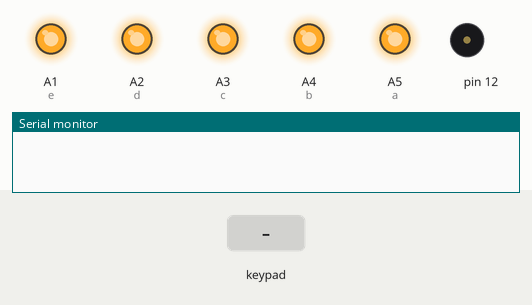
Recording of a sketch running on a simulated Arduino Uno, built with avr-gcc and run on an emulated ATmega328P. Parts: output pins drawn as LEDs (lit = HIGH), buzzer (waves = sounding), the last lines printed to the serial monitor. Dashed ring = blinking. Inputs (shaded band) come from the test bench.

Above: at 1.2 s.
1.3 s: key '1' pressed
At 1.4 s:
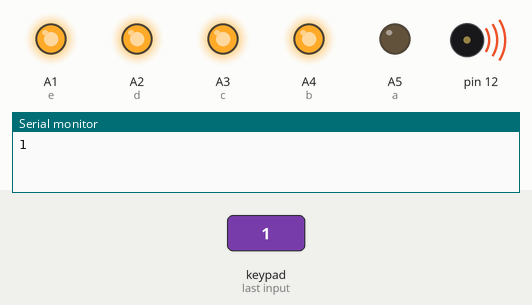
3.1 s: keypad keys 5 4 3 2 # pressed 0.4 s apart
At 6.2 s:
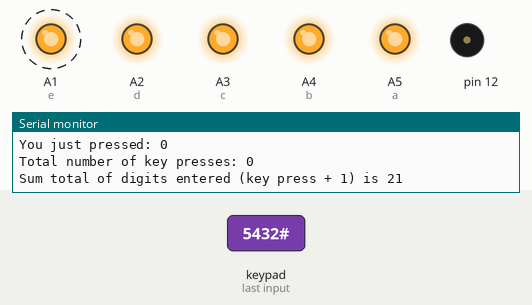
6.6 s: key '*' pressed
At 6.7 s:
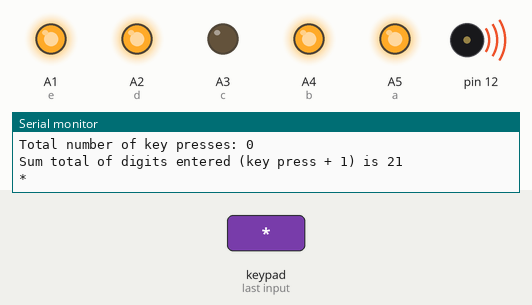
Timing chart, 0 to 9.6 s (numbered marks = the images above; inputs shaded):
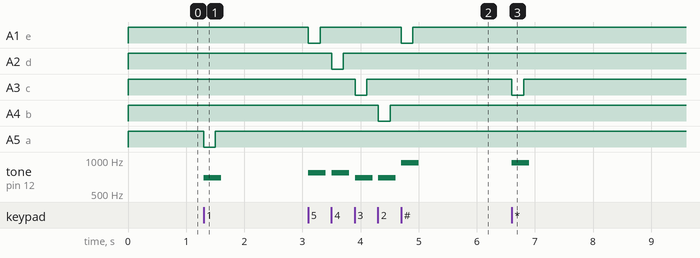

Measured:
- after the input at 1.3 s, A5 (a): HIGH → LOW at once, → HIGH 0.20 s later; tone on pin 12: silent → 697 Hz at once, → silent 0.30 s later
- after the input at 3.1 s, A1 (e): alternates HIGH for 1.4 s and LOW for 0.20 s, starting at once; A2 (d): HIGH → LOW after 0.40 s, → HIGH 0.20 s later
- after the input at 6.6 s, A3 (c): HIGH → LOW at once, → HIGH 0.20 s later; tone on pin 12: silent → 941 Hz at once, → silent 0.30 s later

The sketch:

telephone_keypad.ino
```cpp
//TelephoNOUS: Twisted Epiphanies.
//A collaborative digital media project by Travis Feldman, John Barber, and Marc Rose.
//November 2014-May 2015.
//Vancouver, WA and Portland, OR.
//This sketch will determine how Arduino interprets
//phone numbers entered via the touch-tone keypad;
//Two Arduino libraries are needed: Keypad and Tone.

/*Here's how the hardware connects:

Arduino Pins______________|  8  |  7  |  6  |
           |color of wires|
           |to keypad     |GREY |BLACK|WHITE|
    5      | ORANGE       | '1' | '2' | '3' |
    4      | YELLOW       | '4' | '5' | '6' |
    3      | RED          | '7' | '8' | '9' |
    2      | BROWN        | '*' | '0' | '#' |

*/

#include <Keypad.h>
#include <Tone.h>

int keyNumber = 0;
int keySum = 0;
int i = 0;
int num = 0;
int newnum;
int keyPressCounter = 0;

int a = A5;
int b = A4;
int c = A3;
int d = A2;
int e = A1;


Tone freq1;
Tone freq2;

const int DTMF_freq1[] = { 1336, 1209, 1336, 1477, 1209, 1336, 1477, 1209, 1336, 1477 };
const int DTMF_freq2[] = {  941,  697,  697,  697,  770,  770,  770,  852,  852,  852 };

const byte ROWS = 4; //four rows
const byte COLS = 3; //three columns
char keys[ROWS][COLS] = {
  {'1', '2', '3'},
  {'4', '5', '6'},
  {'7', '8', '9'},
  {'*', '0', '#'}
};
byte rowPins[ROWS] = {5, 4, 3, 2}; //connect to the row pinouts of the kpd
byte colPins[COLS] = {8, 7, 6}; //connect to the column pinouts of the kpd

Keypad kpd = Keypad (makeKeymap(keys), rowPins, colPins, ROWS, COLS );

String msg;

void setup() {
  Serial.begin(9600);

  pinMode(a, OUTPUT);
  pinMode(b, OUTPUT);
  pinMode(c, OUTPUT);
  pinMode(d, OUTPUT);
  pinMode(e, OUTPUT);

  freq1.begin(11);
  freq2.begin(12);

  msg = "";

}

void playDTMF(uint8_t number, long duration)
{
  freq1.play(DTMF_freq1[number], duration);
  freq2.play(DTMF_freq2[number], duration);
}

void loop() {

  digitalWrite(a, HIGH);
  digitalWrite(b, HIGH);
  digitalWrite(c, HIGH);
  digitalWrite(d, HIGH);
  digitalWrite(e, HIGH);

  char key = kpd.getKey();
  if (key) {
    switch (key)    //here we use SwitchCase statements http://www.arduino.cc/en/Reference/SwitchCase
    {
      case '*':

        {
          int keyNumber = 1;
        }
        msg = "*";
        Serial.println(msg);
        keyNumber = (msg.toInt() + 1);  //.toInt() function converts String to an integer
        playDTMF(0, 300);

        digitalWrite(c, LOW);
        delay(200);
        digitalWrite(c, HIGH);

        break;

      case '0':

        {
          int keyNumber = 1;
        }
        msg = "0";
        Serial.println(msg);
        keyNumber = (msg.toInt() + 1);
        playDTMF(0, 300);

        digitalWrite(a, LOW);
        delay(200);
        digitalWrite(a, HIGH);

        break;

      case '#':

        {
          int keyNumber = 1;
        }
        msg = "#";
        Serial.println(msg);
        keyNumber = (msg.toInt() + 1);
        playDTMF(0, 300);

        digitalWrite(e, LOW);
        delay(200);
        digitalWrite(e, HIGH);

        break;

      case '9':

        {
          int keyNumber = 10;
        }
        msg = "9";
        Serial.println(msg);
        keyNumber = (msg.toInt() + 1);
        playDTMF(9, 300);

        digitalWrite(d, LOW);
        delay(200);
        digitalWrite(d, HIGH);

        break;

      case '8':

        {
          int keyNumber = 9;
        }
        msg = "8";
        Serial.println(msg);
        keyNumber = (msg.toInt() + 1);
        playDTMF(8, 300);

        digitalWrite(c, LOW);
        delay(200);
        digitalWrite(c, HIGH);

        break;

      case '7':

        {
          int keyNumber = 8;
        }
        msg = "7";
        Serial.println(msg);
        keyNumber = (msg.toInt() + 1);
        playDTMF(7, 300);

        digitalWrite(b, LOW);
        delay(200);
        digitalWrite(b, HIGH);

        break;

      case '6':

        {
          int keyNumber = 7;
        }
        msg = "6";
        Serial.println(msg);
        keyNumber = (msg.toInt() + 1);
        playDTMF(6, 300);

        digitalWrite(a, LOW);
        delay(200);
        digitalWrite(a, HIGH);

        break;

      case '5':

        {
          int keyNumber = 6;
        }
        msg = "5";
        Serial.println(msg);
        keyNumber = (msg.toInt() + 1);
        playDTMF(5, 300);

        digitalWrite(e, LOW);
        delay(200);
        digitalWrite(e, HIGH);

        break;

      case '4':

        {
          int keyNumber = 5;
        }
        msg = "4";
        Serial.println(msg);
        keyNumber = (msg.toInt() + 1);
        playDTMF(4, 300);

        digitalWrite(d, LOW);
        delay(200);
        digitalWrite(d, HIGH);

        break;

      case '3':

        {
          int keyNumber = 4;
        }
        msg = "3";
        Serial.println(msg);
        keyNumber = (msg.toInt() + 1);
        playDTMF(3, 300);

        digitalWrite(c, LOW);
        delay(200);
        digitalWrite(c, HIGH);

        break;

      case '2':

        {
          int keyNumber = 3;
        }
        msg = "2";
        Serial.println(msg);
        keyNumber = (msg.toInt() + 1);
        playDTMF(2, 300);

        digitalWrite(b, LOW);
        delay(200);
        digitalWrite(b, HIGH);

        break;

      case '1':

        {
          int keyNumber = 2;
        }
        msg = "1";
        Serial.println(msg);
        keyNumber = (msg.toInt() + 1);
        playDTMF(1, 300);

        digitalWrite(a, LOW);
        delay(200);
        digitalWrite(a, HIGH);

        break;

      default:
        Serial.println(keyNumber);
    }

    Serial.print("You just pressed: ");
    Serial.println(keyNumber - 1);
    num = keyNumber + num;
    newnum = num;
    if (num != keyNumber) {
      keyPressCounter = keyPressCounter ++;
    } else {
      keyPressCounter == keyPressCounter;
    }
    Serial.print("Total number of key presses: ");
    Serial.println(keyPressCounter);

    keySum = newnum;
    Serial.print("Sum total of digits entered (key press + 1) is ");
    Serial.println(keySum);
  }
}
```
